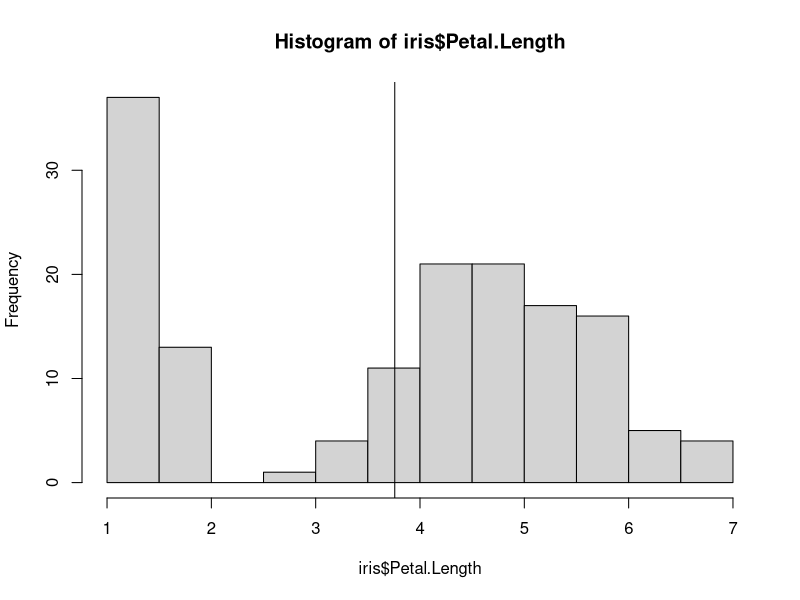
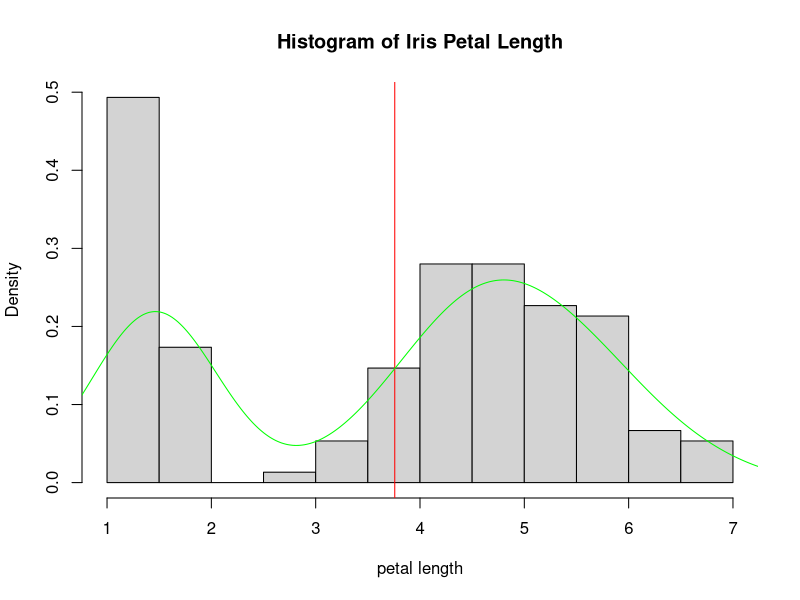

These figures' R source, in order: (Note: this script raises an error after producing the figures.)
data(iris)
iris$Sepal.Length
iris$Sepal.Width
iris$Petal.Length
iris$Petal.Width
iris$Species

#iris$ for all of the following functions was added in for the purpose of looking at the specific values of the iris parts. 
# The assurance of all data maintained by running these functions, and also used as a means for referencing future script lines

?mean
?`$` #ran ? functions to get a general understanding of what lines of script i needed to run
?hist

mean(iris$Petal.Length)
petal_lenght_mean <- mean(iris$Petal.Length) 

#value of 3.758
#Cannot run "<-" function without having the mean be defined first

hist(iris$Petal.Length)   
abline(v =mean(iris$Petal.Length))
hist(iris$Petal.Length, probability = TRUE, xlab = 'petal length', main = 'Histogram of Iris Petal Length')
abline(v= mean(iris$Petal.Length), col='red')
lines(density(iris$Petal.Length), col='green')

# Histogram with ablines used to find the overall concentration of the petal length values -
# - along with the frequency density of the values presented (not abline function), given different colour values to distinguish them apart

ggplot(iris, aes(x = Petal.Length)) + geom_histogram()

# extra time to work on the histogram.Must check the ggplot2 packages every time before running script -
# - distribution of both histograms is relatively the same, more detailed values shown in geom-histogram from unaltered histogram division

